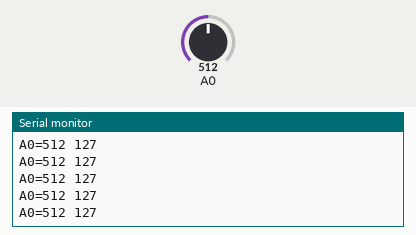
This sketch was run on a simulated Arduino Uno, built with avr-gcc and run on an emulated ATmega328P. Shown: the last lines printed to the serial monitor. Inputs (shaded band) come from the test bench; at power-on: A0 = 512.

Above: at 1.2 s.
1.3 s: A0 set to 716
At 1.31 s:
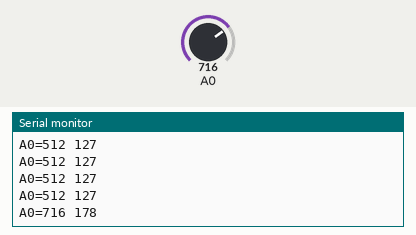
2.8 s: A0 set to 900
At 2.82 s:
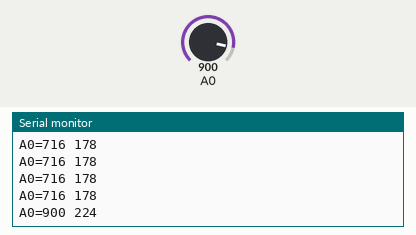
Timing chart, 0 to 5.8 s (numbered marks = the images above; inputs shaded):
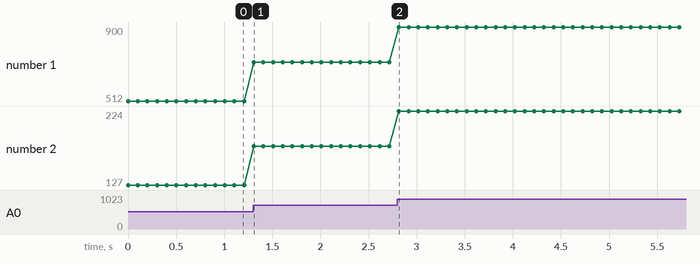

Measured:
- after the input at 1.3 s, the serial monitor: prints a new line at once (image 1)
- after the input at 2.8 s, the serial monitor: prints a new line at once (image 2)
- plotted number 1: 512 → 716 after the input at 1.3 s, 716 → 900 after the input at 2.8 s
- plotted number 2: 127 → 178 after the input at 1.3 s, 178 → 224 after the input at 2.8 s

The sketch:

analog-print.ino
```cpp
// Reads A0 every 100 ms and prints "A0=<raw> <mapped>".
void setup() { Serial.begin(9600); }
void loop() {
  int raw = analogRead(A0);
  Serial.print("A0=");
  Serial.print(raw);
  Serial.print(" ");
  Serial.println(map(raw, 0, 1023, 0, 255));
  delay(100);
}
```
